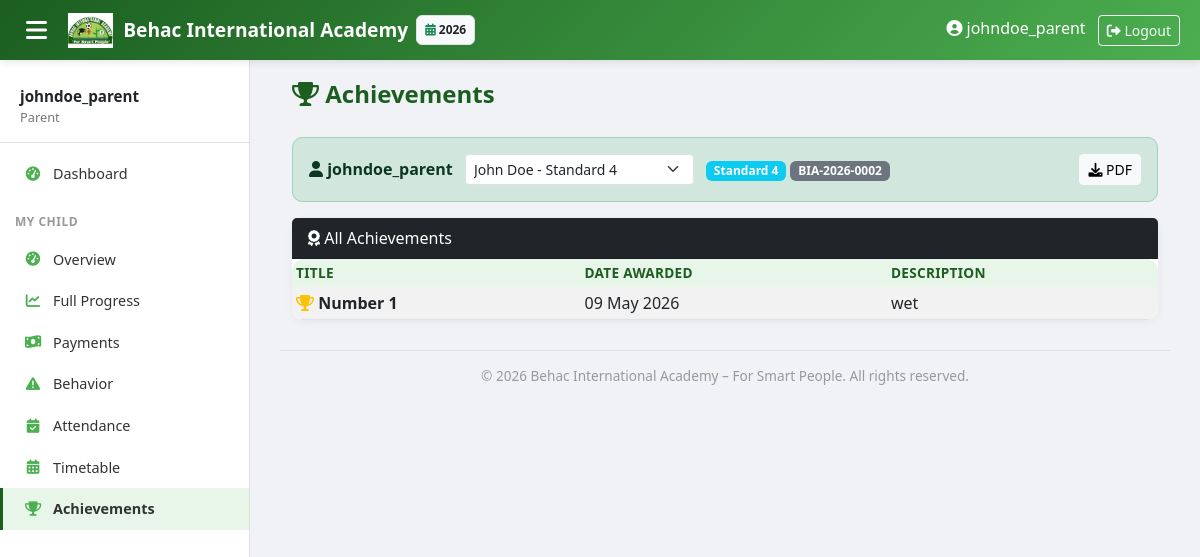
/dashboard/parent/achievements/ (signed in), run on the app's committed database.
### core/models.py (models this page shows, shortened)
class AcademicYear(models.Model):
    name = models.CharField(max_length=20)  # "2025-2026"
    start_date = models.DateField()
    end_date = models.DateField()
    is_current = models.BooleanField(default=False)

### students/models.py (models this page shows, shortened)
class Student(models.Model):
    registration_number = models.CharField(max_length=20, unique=True, blank=True, editable=False)
    first_name = models.CharField(max_length=50)
    middle_name = models.CharField(max_length=50, blank=True, null=True)
    last_name = models.CharField(max_length=50)
    nida = models.CharField(max_length=20, blank=True, null=True)
    date_of_birth = models.DateField()
    birth_cert_number = models.CharField(max_length=50, unique=True)
    religion = models.CharField(max_length=50, blank=True)
    region = models.ForeignKey('locations.Region', on_delete=models.SET_NULL, null=True, blank=True)
    district = models.ForeignKey('locations.District', on_delete=models.SET_NULL, null=True, blank=True)
    gender = models.CharField(max_length=1, choices=[('M','Male'),('F','Female')])
    current_class = models.ForeignKey(ClassLevel, on_delete=models.SET_NULL, null=True)
    registration_date = models.DateField(auto_now_add=True)
    street = models.CharField(max_length=200, blank=True)
    mobile = models.CharField(max_length=15, blank=True)
    parent_name = models.CharField(max_length=100)
    parent_mobile = models.CharField(max_length=15)
    parent_occupation = models.CharField(max_length=100)
    parent_nida = models.CharField(max_length=20, blank=True)
    parent_user = models.ForeignKey(User, on_delete=models.SET_NULL, null=True, blank=True, related_name='children')
    is_active = models.BooleanField(default=True)
    class Meta:
        ordering = ['-registration_date']
    @property
    def full_name(self):
        return f"{self.first_name} {self.middle_name or ''} {self.last_name}".strip()

### academics/models.py (models this page shows, shortened)
class ClassLevel(models.Model):
    LEVEL_TYPES = (('PRE','Pre-primary'), ('PRIMARY','Primary'))
    name = models.CharField(max_length=20)  # "Pre 1", "Grade 1"
    level_type = models.CharField(max_length=10, choices=LEVEL_TYPES)
    order = models.PositiveSmallIntegerField(unique=True)  # 1..9
    class Meta:
        ordering = ['order']

### behavior/models.py (models this page shows)
class Achievement(models.Model):
    student = models.ForeignKey(Student, on_delete=models.CASCADE, related_name='achievements')
    title = models.CharField(max_length=100)
    date_awarded = models.DateField()
    description = models.TextField(blank=True)

### dashboard/views.py (the view)
# urls.py: path('parent/achievements/', views.parent_achievements, name='parent_achievements'),
@login_required
def parent_achievements(request):
    students, student = get_parent_student(request)
    if not student:
        return render(request, 'dashboard/no_student.html', {'message': 'No student linked to your account.'})
    is_blocked, block_ctx = check_parent_blocked(request, students, student)
    if is_blocked:
        return render(request, 'dashboard/parent_blocked.html', block_ctx)
    achievements = Achievement.objects.filter(student=student).order_by('-date_awarded')
    context = {'students': students, 'student': student, 'achievements': achievements}
    return render(request, 'dashboard/parent_achievements.html', context)

### academics/context_processors.py (called while the page is built)
def academic_year_processor(request):
    current_year = AcademicYear.objects.filter(is_current=True).first()
    all_years = AcademicYear.objects.all().order_by('-start_date')
    return {
        'current_year': current_year,
        'all_years': all_years,
    }

### dashboard/views.py (called while the page is built, shortened)
def has_outstanding_balance(student):
    from finance.models import FeeStructure
    from django.db.models import Sum
    total_paid = Payment.objects.filter(student=student).aggregate(total=Sum('amount_paid'))['total'] or 0
    expected = FeeStructure.objects.filter(class_level=student.current_class).aggregate(total=Sum('amount'))['total'] or 0
    balance = max(0, expected - total_paid)
    return balance > 0, balance, expected, total_paid

def check_parent_blocked(request, students, student):
    is_blocked, balance, expected, paid = has_outstanding_balance(student)
    return False, None

def get_parent_student(request):
    students = Student.objects.filter(parent_user=request.user)
    if not students.exists():
        return None, None
    student_id = request.GET.get('student_id')
    if student_id:
        try:
            student = students.get(pk=student_id)
        except Student.DoesNotExist:
            student = students.first()
    else:
        student = students.first()
    return students, student

### templates/dashboard/parent_achievements.html
{% extends 'base.html' %}
{% block content %}
<div class="container-fluid">
    <div class="page-header">
        <h2><i class="fas fa-trophy"></i> Achievements</h2>
    </div>
    {% with students=students student=student %}
    {% include 'dashboard/_child_selector.html' %}
    {% endwith %}
    <div class="card">
        <div class="card-header bg-dark text-white"><i class="fas fa-award"></i> All Achievements</div>
        <div class="card-body p-0">
            <table class="table table-sm table-striped mb-0">
                <thead class="table-dark"><tr><th>Title</th><th>Date Awarded</th><th>Description</th></tr></thead>
                <tbody>
                    {% for a in achievements %}
                    <tr>
                        <td><i class="fas fa-trophy text-warning"></i> <strong>{{ a.title }}</strong></td>
                        <td>{{ a.date_awarded|date:"d M Y" }}</td>
                        <td>{{ a.description|default:"-" }}</td>
                    </tr>
                    {% empty %}
                    <tr><td colspan="3" class="text-center text-muted py-4"><i class="fas fa-info-circle"></i> No achievements recorded yet.</td></tr>
                    {% endfor %}
                </tbody>
            </table>
        </div>
    </div>
</div>
{% endblock %}

### templates/base.html (shortened to what this page needs)
<!DOCTYPE html>
<html lang="en">
<head>
    <link href="https://cdn.jsdelivr.net/npm/bootstrap@5.3.0/dist/css/bootstrap.min.css" rel="stylesheet">
    <link rel="stylesheet" href="https://cdnjs.cloudflare.com/ajax/libs/font-awesome/6.0.0/css/all.min.css">
</head>
<body>
    {% if user.is_authenticated %}
    <nav class="topbar">
        <button class="sidebar-toggle" onclick="document.querySelector('.sidebar').classList.toggle('show')">
            <i class="fas fa-bars"></i>
        </button>
        <a class="topbar-brand" href="{% url 'dashboard:home' %}">
            <img src="/static/images/behac_logo.png" alt="Logo"> Behac International Academy
        </a>
        {% if current_year %}
        <span class="badge bg-light text-dark ms-2 p-2 border" style="font-size: 0.75rem;">
            <i class="fas fa-calendar-alt text-success"></i> {{ current_year.name }}
        </span>
        {% endif %}
        <div class="ms-auto">
            {% if user.is_authenticated %}
                <span class="me-2 d-none d-sm-inline"><i class="fas fa-user-circle"></i> {{ user.get_full_name|default:user.username }}</span>
                <form method="post" action="{% url 'logout' %}" style="display:inline;">
                    <button type="submit" class="btn btn-sm btn-outline-light">
                        <i class="fas fa-sign-out-alt"></i> Logout
                    </button>
                </form>
            {% endif %}
        </div>
    </nav>
    <div class="sidebar" id="sidebar">
        <div class="user-info">
            <div class="name">{{ user.get_full_name|default:user.username }}</div>
            <div class="role">
                {% if user.is_superuser %}Owner
                {% elif user.groups.all %}{{ user.groups.first.name }}
                {% else %}Staff{% endif %}
            </div>
        </div>
        {% if user.is_authenticated %}
        <ul class="nav flex-column">
            <li class="nav-item">
                <a class="nav-link {% if request.path == '/' %}active{% endif %}" href="{% url 'dashboard:home' %}">
                    <i class="fas fa-tachometer-alt"></i> Dashboard
                </a>
            </li>
            {% with user_groups=user.groups.all %}
            {% if 'Parent' in user_groups|join:', ' %}
            <li class="nav-section">My Child</li>
            <li class="nav-item">
                <a class="nav-link {% if '/dashboard/parent/' == request.path %}active{% endif %}" href="{% url 'dashboard:parent' %}"><i class="fas fa-tachometer-alt"></i> Overview</a>
            </li>
            <li class="nav-item">
                <a class="nav-link {% if '/dashboard/parent/progress/' in request.path %}active{% endif %}" href="{% url 'dashboard:parent_progress' %}"><i class="fas fa-chart-line"></i> Full Progress</a>
            </li>
            <li class="nav-item">
                <a class="nav-link {% if '/dashboard/parent/payments/' in request.path %}active{% endif %}" href="{% url 'dashboard:parent_payments' %}"><i class="fas fa-money-bill-wave"></i> Payments</a>
            </li>
            <li class="nav-item">
                <a class="nav-link {% if '/dashboard/parent/behavior/' in request.path %}active{% endif %}" href="{% url 'dashboard:parent_behavior' %}"><i class="fas fa-exclamation-triangle"></i> Behavior</a>
            </li>
            <li class="nav-item">
                <a class="nav-link {% if '/dashboard/parent/attendance/' in request.path %}active{% endif %}" href="{% url 'dashboard:parent_attendance' %}"><i class="fas fa-calendar-check"></i> Attendance</a>
            </li>
            <li class="nav-item">
                <a class="nav-link {% if '/dashboard/parent/timetable/' in request.path %}active{% endif %}" href="{% url 'dashboard:parent_timetable' %}"><i class="fas fa-calendar-alt"></i> Timetable</a>
            </li>
            <li class="nav-item">
                <a class="nav-link {% if '/dashboard/parent/achievements/' in request.path %}active{% endif %}" href="{% url 'dashboard:parent_achievements' %}"><i class="fas fa-trophy"></i> Achievements</a>
            </li>
            {% endif %}
            {% endwith %}
        </ul>
        {% endif %}
    </div>
    {% endif %}
    <div class="main-content"{% if not user.is_authenticated %} style="margin-left: 0 !important;"{% endif %}>
        {% block content %}{% endblock %}
        <div class="main-footer">
            &copy; {% now "Y" %} Behac International Academy – For Smart People. All rights reserved.
        </div>
    </div>
</body>
</html>

### templates/dashboard/_child_selector.html
<div class="alert alert-success d-flex justify-content-between align-items-center">
    <div>
        <strong><i class="fas fa-user"></i> {{ user.get_full_name|default:user.username }}</strong>
        {% if students|length > 1 %}
            <form method="get" class="d-inline-block ms-2">
                <select name="student_id" class="form-select form-select-sm d-inline-block w-auto" onchange="this.form.submit()">
                    {% for s in students %}
                    <option value="{{ s.pk }}" {% if s.pk == student.pk %}selected{% endif %}>{{ s.full_name }} - {{ s.current_class.name|default:"-" }}</option>
                    {% endfor %}
                </select>
            </form>
        {% else %}
            - Viewing <strong>{{ student.full_name }}</strong>
        {% endif %}
        <span class="badge bg-info ms-2">{{ student.current_class.name|default:"-" }}</span>
        <span class="badge bg-secondary">{{ student.registration_number }}</span>
    </div>
    <button class="btn btn-sm btn-light" onclick="window.print()"><i class="fas fa-download"></i> PDF</button>
</div>

### templates/base.html (style rules this page uses)
:root { --behac-dark: #1B5E20; --behac-light: #4CAF50; --behac-bg: #E8F5E9; --sidebar-width: 250px; }
body { background-color: #f0f2f5; font-family: 'Segoe UI', Tahoma, Geneva, Verdana, sans-serif; overflow-x: hidden; }
.topbar { background: linear-gradient(135deg, var(--behac-dark), var(--behac-light)); box-shadow: 0 2px 8px rgba(0,0,0,0.1); position: fixed; top: 0; left: 0; right: 0; z-index: 1030; height: 60px; display: flex; align-items: center; padding: 0 20px; color: white; }
.topbar-brand { font-weight: bold; font-size: 1.2rem; color: white; text-decoration: none; display: flex; align-items: center; gap: 10px; }
.topbar-brand img { height: 35px; }
.sidebar-toggle { background: none; border: none; color: white; font-size: 1.5rem; cursor: pointer; margin-right: 15px; }
.sidebar { position: fixed; top: 60px; left: 0; bottom: 0; width: var(--sidebar-width); background: white; border-right: 1px solid #e0e0e0; padding-top: 10px; overflow-y: auto; z-index: 1020; transition: transform 0.3s ease; }
.sidebar .nav-section { padding: 8px 15px; font-size: 0.75rem; text-transform: uppercase; font-weight: 700; color: #999; letter-spacing: 0.5px; margin-top: 10px; }
.sidebar .nav-item { padding: 0; }
.sidebar .nav-link { padding: 10px 20px; color: #333; display: flex; align-items: center; gap: 10px; border-left: 3px solid transparent; transition: all 0.2s; font-size: 0.9rem; }
.sidebar .nav-link i { width: 20px; text-align: center; color: var(--behac-light); }
.sidebar .nav-link.active { background-color: var(--behac-bg); border-left-color: var(--behac-dark); font-weight: 600; }
.sidebar .user-info { padding: 15px 20px; border-bottom: 1px solid #e0e0e0; margin-bottom: 10px; }
.sidebar .user-info .name { font-weight: 600; font-size: 0.95rem; }
.sidebar .user-info .role { font-size: 0.8rem; color: #777; }
.main-content { margin-top: 60px; margin-left: var(--sidebar-width); padding: 20px 30px; min-height: calc(100vh - 60px); }
.main-footer { margin-top: 30px; padding-top: 15px; border-top: 1px solid #e0e0e0; text-align: center; color: #999; font-size: 0.85rem; }
.card { border-radius: 12px; box-shadow: 0 2px 8px rgba(0,0,0,0.05); border: none; transition: box-shadow 0.2s; }
.page-header { display: flex; justify-content: space-between; align-items: center; margin-bottom: 20px; }
.page-header h2 { font-size: 1.5rem; font-weight: 700; color: var(--behac-dark); }
table.table { background: white; border-radius: 12px; overflow: hidden; }
table.table thead th { background-color: var(--behac-bg); color: var(--behac-dark); border-bottom: none; font-weight: 600; font-size: 0.85rem; text-transform: uppercase; letter-spacing: 0.3px; }
.alert { border-radius: 10px; }

### data on the page
AcademicYear: name "2026"
Student: current_class.name "Standard 4", registration_number "BIA-2026-0002"
Achievement: title "Number 1", date_awarded "09 May 2026", description "wet"

### other printed values
{{ user.get_full_name|default:user.username }} "johndoe_parent"
{{ user.groups.first.name }} "Parent"
form field student_id "John Doe - Standard 4"
